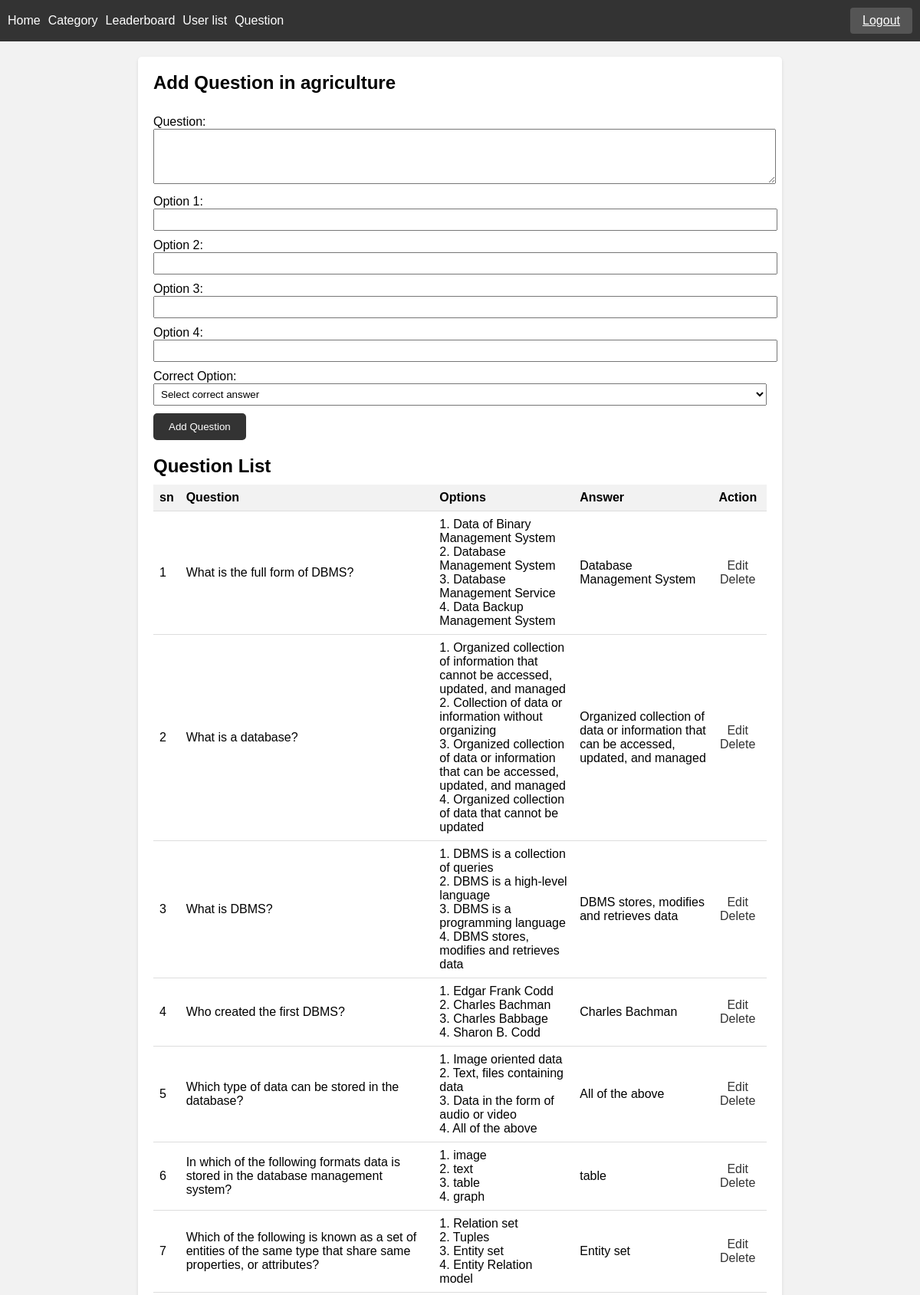
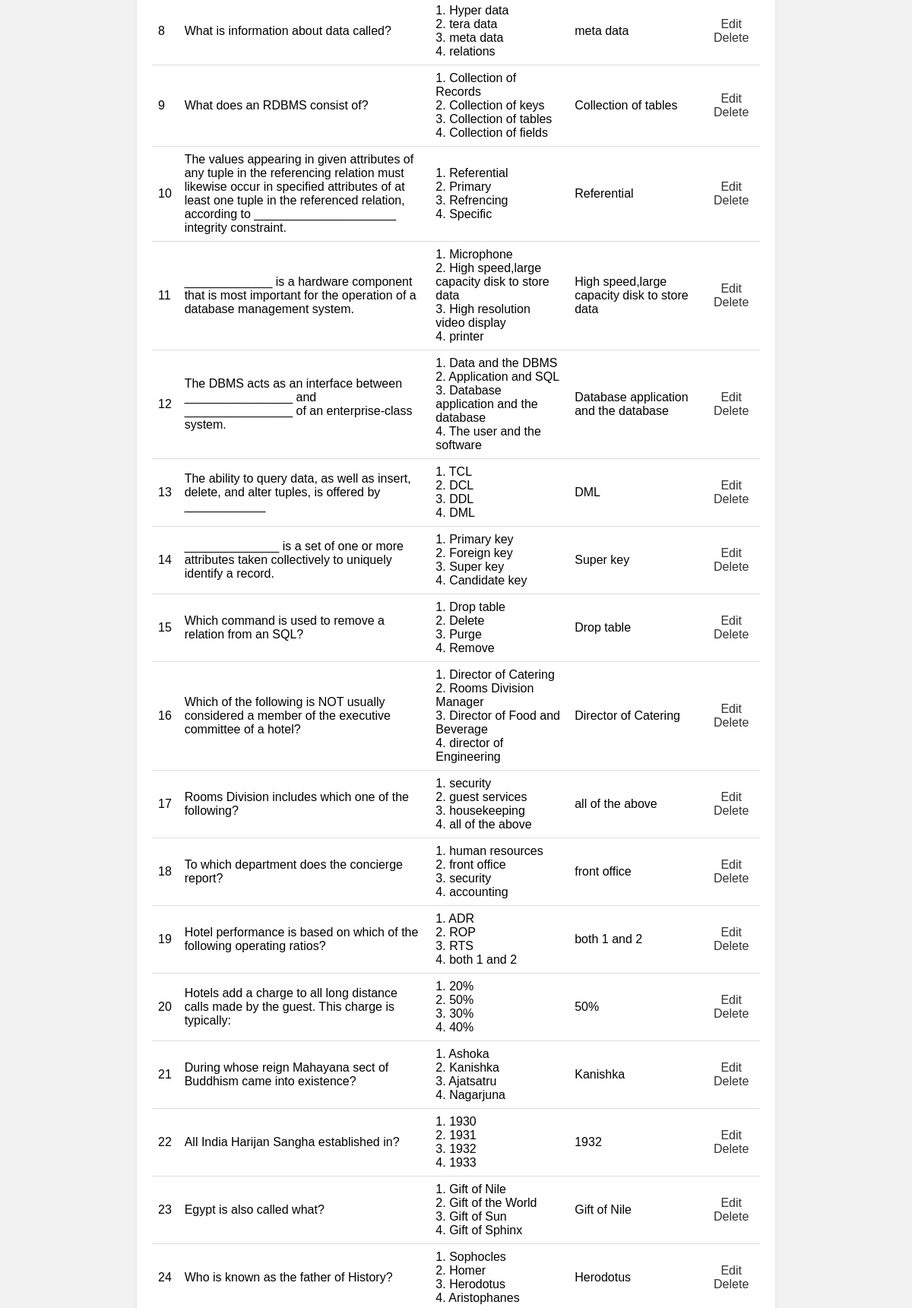
Page /admin/questions.php (signed in, upper part) on the committed database (2 pictures, top to bottom).
### tables this page shows
CREATE TABLE `quiz_topics` (
  `topic_id` int(11) NOT NULL,
  `category_id` int(11) NOT NULL,
  `topic_name` varchar(255) NOT NULL,
  `addedBy` int(11) NOT NULL
);

CREATE TABLE `questions` (
  `question_id` int(11) NOT NULL,
  `topic_id` int(11) NOT NULL,
  `question` text NOT NULL,
  `option1` varchar(255) NOT NULL,
  `option2` varchar(255) NOT NULL,
  `option3` varchar(255) NOT NULL,
  `option4` varchar(255) NOT NULL,
  `correct_option` varchar(255) NOT NULL,
  `addedBy` int(11) NOT NULL
);

### admin/questions.php (the view, shortened to what this page needs)
<?php
include '..//connection.php';
$query = "SELECT * FROM quiz_topics";
$result = mysqli_query($con, $query);
if ($result) {
    while ($row = mysqli_fetch_assoc($result)) {
        $topicName = $row['topic_name'];
    }
} else {
    echo "Error executing query: " . mysqli_error($con);
}
?>
<!DOCTYPE html>
<html>
<head>
</head>
<body>
<div class="navbar">
        <ul>
            <li><a href="adminDashboard.php">Home</a></li>
            <li><a href="category.php">Category</a></li>
            <li><a href="leaderboard.php">Leaderboard</a></li>
            <li><a href="users.php">User list</a></li>
            <li><a href="questionList.php">Question</a></li>
        </ul>
        <div class="logout-container">
    <a href="logout.php">Logout</a>
  </div>
    </div>
<div class="container">
    <div class="card add-question-form">
        <h2>Add Question in <?php echo $topicName; ?></h2>
        <form action="" method="post">
            <br>
            <label for="question">Question:</label>
            <textarea name="question" rows="4" required></textarea>
            <br>
            <label for="option1">Option 1:</label>
            <input type="text" name="option1" id="opt1" oninput="updateSelectOption()" required>
            <br>
            <label for="option2">Option 2:</label>
            <input type="text" name="option2" id="opt2" oninput="updateSelectOption()" required>
            <br>
            <label for="option3">Option 3:</label>
            <input type="text" name="option3" id="opt3" oninput="updateSelectOption()" required>
            <br>
            <label for="option4">Option 4:</label>
            <input type="text" name="option4" id="opt4" oninput="updateSelectOption()" required>
            <br>
            <label for="correctOption">Correct Option:</label>
            <select name="Answer" id="Answer">
                <option value="">Select correct answer</option>
            </select>
            <br>
            <button type="submit" name="submit">Add Question</button>
        </form>
    </div>
    <div class="card question-list">
        <h2>Question List</h2>
        <table>
            <tr>
                <th>sn</th>
                <th>Question</th>
                <th>Options</th>
                <th>Answer</th>
                <th>Action</th>
            </tr>
            <?php
  $query = "SELECT * FROM questions";
  $result = mysqli_query($con, $query);
  $count = 1;
  if ($result && mysqli_num_rows($result) > 0) {
      while ($row = mysqli_fetch_assoc($result)) {
          $questionID = $row['question_id'];
          $question = $row['question'];
          $option1 = $row['option1'];
          $option2 = $row['option2'];
          $option3 = $row['option3'];
          $option4 = $row['option4'];
          $correctOption = $row['correct_option'];
          ?>
          <tr>
              <td><?php echo $count?></td>
              <td><?php echo $question; ?></td>
              <td>
                  1. <?php echo $option1; ?><br>
                  2. <?php echo $option2; ?><br>
                  3. <?php echo $option3; ?><br>
                  4. <?php echo $option4; ?><br>
              </td>
              <td><?php echo $correctOption; ?></td>
              <td>
                  <a href="edit_question.php?id=<?php echo $questionID; ?>">Edit</a>
                  <a href="delete_question.php?id=<?php echo $questionID; ?>">Delete</a>
              </td>
          </tr>
          <?php
          $count++;
      }
  } else {
      echo "<tr><td colspan='4'>No questions found.</td></tr>";
  }
            ?>
        </table>
    </div>
</div>
</body>
</html>

### admin/questions.php (style rules this page uses)
body { font-family: Arial, sans-serif; margin: 0; padding: 0; background-color: #f2f2f2; }
.navbar { background-color: #333; color: #fff; padding: 10px; display: flex; justify-content: space-between; align-items: center; }
.navbar ul { list-style-type: none; margin: 0; padding: 0; display: flex; align-items: center; }
.navbar li { margin-right: 10px; }
.navbar li:last-child { margin-right: 0; }
.navbar li a { color: #fff; text-decoration: none; }
.logout-container { margin-left: 10px; }
.logout-container a { display: inline-block; padding: 8px 16px; background-color: #555; color: #fff; border-radius: 4px; transition: background-color 0.3s; }
.container { max-width: 800px; margin: 20px auto; padding: 20px; background-color: #fff; box-shadow: 0 2px 4px rgba(0, 0, 0, 0.1); border-radius: 5px; }
.card { margin-bottom: 20px; }
.card h2 { margin-top: 0; margin-bottom: 10px; font-size: 24px; }
.card form { margin-bottom: 10px; }
.card table { width: 100%; border-collapse: collapse; }
.card th, .card td { padding: 10px; border-bottom: 1px solid #ddd; text-align: left; }
.card th { background-color: #f2f2f2; }
.card td:last-child { text-align: center; }
.card a { color: #333; text-decoration: none; margin-right: 10px; }
.question-list { margin-top: 20px; }
.question-list table { margin-top: 10px; }
.question-list th, .question-list td { padding: 8px; }
.question-list a { color: #333; text-decoration: none; margin-right: 5px; }
.add-question-form textarea, .add-question-form input[type="text"], .add-question-form select { width: 100%; padding: 5px; margin-bottom: 10px; }
.add-question-form button[type="submit"] { background-color: #333; color: #fff; padding: 10px 20px; border: none; border-radius: 5px; cursor: pointer; }

### rows in the picture
quiz_topics: topic_name "agriculture"
questions: question "What is the full form of DBMS?", option1 "Data of Binary Management System", option2 "Database Management System", option3 "Database Management Service", option4 "Data Backup Management System", correct_option "Database Management System"
questions: question "What is a database?", option1 "Organized collection of information that cannot be accessed, updated, and managed", option2 "Collection of data or information without organizing", option3 "Organized collection of data or information that can be accessed, updated, and managed", option4 "Organized collection of data that cannot be updated", correct_option "Organized collection of data or information that can be accessed, updated, and managed"
questions: question "What is DBMS?", option1 "DBMS is a collection of queries", option2 "DBMS is a high-level language", option3 "DBMS is a programming language", option4 "DBMS stores, modifies and retrieves data", correct_option "DBMS stores, modifies and retrieves data"
questions: question "Who created the first DBMS?", option1 "Edgar Frank Codd", option2 "Charles Bachman", option3 "Charles Babbage", option4 "Sharon B. Codd", correct_option "Charles Bachman"
questions: question "Which type of data can be stored in the database?", option1 "Image oriented data", option2 "Text, files containing data", option3 "Data in the form of audio or video", option4 "All of the above", correct_option "All of the above"
questions: question "In which of the following formats data is stored in the database management system?", option1 "image", option2 "text", option3 "table", option4 "graph", correct_option "table"
questions: question "Which of the following is known as a set of entities of the same type that share same properties, or attributes?", option1 "Relation set", option2 "Tuples", option3 "Entity set", option4 "Entity Relation model", correct_option "Entity set"
questions: question "What is information about data called?", option1 "Hyper data", option2 "tera data", option3 "meta data", option4 "relations", correct_option "meta data"
questions: question "What does an RDBMS consist of?", option1 "Collection of Records", option2 "Collection of keys", option3 "Collection of tables", option4 "Collection of fields", correct_option "Collection of tables"
questions: question "The values appearing in given attributes of any tuple in the referencing relation must likewise occur in specified attributes of at least one tuple in the referenced relation, according to _____________________ integrity constraint.", option1 "Referential", option2 "Primary", option3 "Refrencing", option4 "Specific", correct_option "Referential"
questions: question "_____________ is a hardware component that is most important for the operation of a database management system.", option1 "Microphone", option2 "High speed,large capacity disk to store data", option3 "High resolution video display", option4 "printer", correct_option "High speed,large capacity disk to store data"
questions: question "The DBMS acts as an interface between ________________ and ________________ of an enterprise-class system.", option1 "Data and the DBMS", option2 "Application and SQL", option3 "Database application and the database", option4 "The user and the software", correct_option "Database application and the database"
questions: question "The ability to query data, as well as insert, delete, and alter tuples, is offered by ____________", option1 "TCL", option2 "DCL", option3 "DDL", option4 "DML", correct_option "DML"
questions: question "______________ is a set of one or more attributes taken collectively to uniquely identify a record.", option1 "Primary key", option2 "Foreign key", option3 "Super key", option4 "Candidate key", correct_option "Super key"
questions: question "Which command is used to remove a relation from an SQL?", option1 "Drop table", option2 "Delete", option3 "Purge", option4 "Remove", correct_option "Drop table"
questions: question "Which of the following is NOT usually considered a member of the executive committee of a hotel?", option1 "Director of Catering", option2 "Rooms Division Manager", option3 "Director of Food and Beverage", option4 "director of Engineering", correct_option "Director of Catering"
questions: question "Rooms Division includes which one of the following?", option1 "security", option2 "guest services", option3 "housekeeping", option4 "all of the above", correct_option "all of the above"
questions: question "To which department does the concierge report?", option1 "human resources", option2 "front office", option3 "security", option4 "accounting", correct_option "front office"
questions: question "Hotel performance is based on which of the following operating ratios?", option1 "ADR", option2 "ROP", option3 "RTS", option4 "both 1 and 2", correct_option "both 1 and 2"
questions: question "Hotels add a charge to all long distance calls made by the guest. This charge is typically:", option1 "20%", option2 "50%", option3 "30%", option4 "40%", correct_option "50%"
questions: question "During whose reign Mahayana sect of Buddhism came into existence?", option1 "Ashoka", option2 "Kanishka", option3 "Ajatsatru", option4 "Nagarjuna", correct_option "Kanishka"
questions: question "All India Harijan Sangha established in?", option1 "1930", option2 "1931", option3 "1932", option4 "1933", correct_option "1932"
questions: question "Egypt is also called what?", option1 "Gift of Nile", option2 "Gift of the World", option3 "Gift of Sun", option4 "Gift of Sphinx", correct_option "Gift of Nile"
questions: question "Who is known as the father of History?", option1 "Sophocles", option2 "Homer", option3 "Herodotus", option4 "Aristophanes", correct_option "Herodotus"
